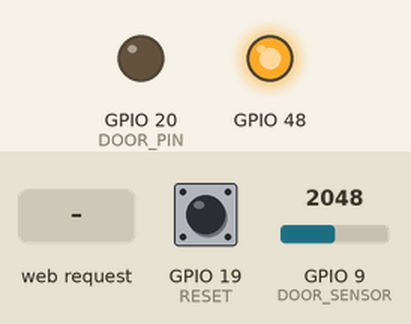
The sketch below on a simulated ESP32-S3. Parts: output pins drawn as LEDs (lit = HIGH). The inputs (shaded band) are chosen by the test bench; at power-on: GPIO 9 (DOOR_SENSOR) = 2048, GPIO 19 (RESET) HIGH. WiFi joins after 1.5 s; servers stay silent unless stated; uploads are accepted with an empty reply; what the sketch prints to the serial monitor is not drawn.

Above: at 2.4 s.
2.5 s: HTTP request GET /close received
At 3.1 s:
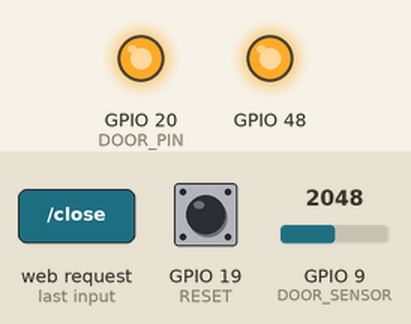
4.0 s: GPIO 9 (DOOR_SENSOR) set to 3471
7.0 s: GPIO 9 (DOOR_SENSOR) set to 3532
At 9.9 s:
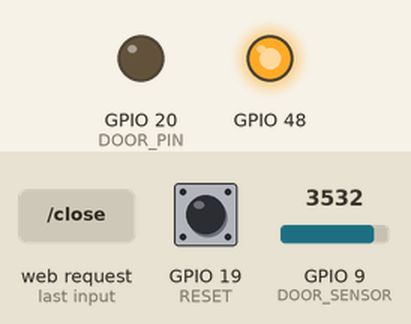
10.0 s: GPIO 19 (RESET) pulled LOW for 0.15 s
11.6 s: HTTP request GET /reset received
13.1 s: GPIO 9 (DOOR_SENSOR) set to 3460
At 15.0 s:
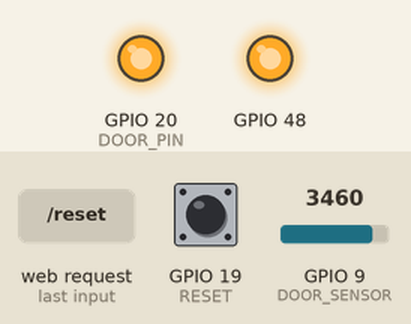
Timing chart, 0 to 16.1 s (numbered marks = the images above; inputs shaded):
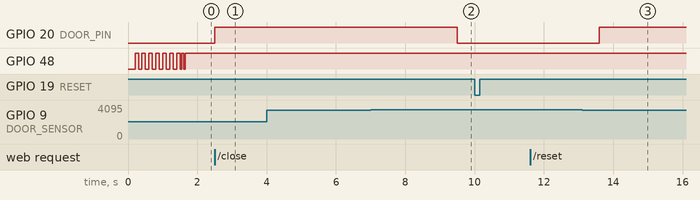

Measured:
- the behaviour switches between 3500 and 3501 on GPIO 9 (DOOR_SENSOR) (found by bisection; images 1 and 2)
- after the input at 2.5 s, GPIO 20 (DOOR_PIN): LOW → HIGH at once
- after the input at 4.0 s, every drawn part: stays the same
- after the input at 7.0 s, GPIO 20 (DOOR_PIN): HIGH → LOW after 2.5 s
- after the input at 10.0 s, every drawn part: stays the same
- after the input at 11.6 s, every drawn part: stays the same
- after the input at 13.1 s, GPIO 20 (DOOR_PIN): LOW → HIGH after 0.50 s
- by itself, GPIO 48: alternates HIGH for 0.10 s and LOW for 0.10 s, 17 changes in all, then stays HIGH

The sketch:

missiono2_esp32s3_doorlights.ino
```cpp
#include <ESPAsyncWebSrv.h>

#define DOOR_SENSOR 9
#define DOOR_PIN 20
#define RESET 19

// Load Wi-Fi library
#include <Arduino.h>
#include <WiFi.h>
#include <ArduinoHttpClient.h>

// Replace with your network credentials
const char* ssid = "Ozark Escape";
const char* password = "0zark3scap3";

// Set your Static IP address
// This is what is used to connect to it in ERM
// IMPORTANT: This must be unique or each arduino!
IPAddress local_IP(192, 168, 1, 102);

// Set your Gateway IP address
IPAddress gateway(192, 168, 1, 254);

IPAddress subnet(255, 255, 255, 0);
IPAddress primaryDNS(8, 8, 8, 8);    //optional
IPAddress secondaryDNS(8, 8, 4, 4);  //optional

char serverAddress[] = "192.168.0.11";  // hue bridge ip
int port = 80;
WiFiClient wifi;
HttpClient client = HttpClient(wifi, serverAddress, port); // hue connection
int status = WL_IDLE_STATUS;

// Set web server port number to 80
AsyncWebServer server(80);

bool allowedtoclose = false;
bool triggered = false;
void setup() {
  Serial.begin(115200);
  while (!Serial) {
  }
  Serial.println("Starting up...");
  pinMode(LED_BUILTIN, OUTPUT);
  pinMode(DOOR_PIN, OUTPUT);
  pinMode(DOOR_SENSOR, INPUT);
  pinMode(RESET, INPUT_PULLUP);

  server.on("/check", HTTP_GET, [](AsyncWebServerRequest *request){
    AsyncResponseStream *response = request->beginResponseStream("text/html");
    CheckPin(response, triggered);
    response->addHeader("Access-Control-Allow-Origin","*");
    request->send(response);
  });

  server.on("/open", HTTP_GET, [](AsyncWebServerRequest *request){
    AsyncResponseStream *response = request->beginResponseStream("text/html");
    digitalWrite(DOOR_PIN, LOW);
    response->addHeader("Access-Control-Allow-Origin","*");
    response->print("DOOR OPENED");
    request->send(response);
  });

  server.on("/close", HTTP_GET, [](AsyncWebServerRequest *request){
    AsyncResponseStream *response = request->beginResponseStream("text/html");
    CloseDoor();
    response->addHeader("Access-Control-Allow-Origin","*");
    response->print("DOOR CLOSED");
    request->send(response);
  });

  server.on("/reset", HTTP_GET, [](AsyncWebServerRequest *request){
    AsyncResponseStream *response = request->beginResponseStream("text/html");
    allowedtoclose = true;
    Serial.println("Remotely allowing door to close.");
    response->addHeader("Access-Control-Allow-Origin","*");
    response->print("Door lock reset");
    request->send(response);
  });

  server.on("/", HTTP_GET, [](AsyncWebServerRequest *request){
    AsyncResponseStream *response = request->beginResponseStream("text/html");
    GetMainMenu(response);
    request->send(response);
  });

  server.onNotFound([](AsyncWebServerRequest *request){
    AsyncResponseStream *response = request->beginResponseStream("text/html");
    GetMainMenu(response);
    request->send(response);
  });
}


void httpRequest(String type, String url, String body) {
  if (type == "post") {
    client.post(url, "application/x-www-form-urlencoded", body);
  } else if ( type == "put" ) {
    client.put(url, "application/x-www-form-urlencoded", body);
  }
  int statusCode = client.responseStatusCode();
  String response = client.responseBody();
  if ( statusCode == 200 ) {
    Serial.println("Http Request Succeeded 200");
  } else {
    Serial.print( type + " [" + url + "] Connection Failed. Code: ");
    Serial.println(statusCode);
  }
}

void ChangeLight(String lightNum, String Body) {
  httpRequest("put","/api/fnxBRnbmb9MwNOKZsvvJl7Ex-hphqPLX4k8mAqA0/lights/" + lightNum + "/state",Body);
}

int doordelay = 0;
bool triggeredonce = false;
void OpenDoor() {
  triggered = true;
  doordelay = millis() + 2000;
  Serial.println("Door Triggered Open!");
  //delay(1000);
  //ChangeLight("33","{\"on\":true,\"bri\":254,\"hue\":25000,\"sat\":140}");
  //ChangeLight("28","{\"on\":true,\"bri\":254,\"hue\":25000,\"sat\":140}");
  //delay(5000);
  //digitalWrite(DOOR_PIN, LOW);
}

void CloseDoor() {
  triggered = false;
  triggeredonce = false;
  Serial.println("Door Triggered Closed!");
  digitalWrite(DOOR_PIN, HIGH);
  ChangeLight("33","{\"on\":true,\"bri\":254,\"hue\":65535,\"sat\":254}");
  ChangeLight("28","{\"on\":true,\"bri\":254,\"hue\":65535,\"sat\":254}");
}

int valve_reading;
int hold = 0;
int lastRead = 0;
void loop() {
  if (WiFi.status() == WL_CONNECTED) {
    if (triggered && doordelay <= millis() && !triggeredonce) {
      digitalWrite(DOOR_PIN, LOW);
      ChangeLight("33","{\"on\":true,\"bri\":254,\"hue\":25000,\"sat\":140}");
      ChangeLight("28","{\"on\":true,\"bri\":254,\"hue\":25000,\"sat\":140}");
      triggeredonce = true;
    }
    valve_reading = analogRead(DOOR_SENSOR);
    //Serial.println(valve_reading);
    if (valve_reading > 3500 && !triggered) {
      if (hold <= millis()) {
        OpenDoor();
      }
    } else if (valve_reading < 3500 && triggered && allowedtoclose) {
      if (hold <= millis()) {
        allowedtoclose = false;
        CloseDoor();
      }
    } else {
      hold = millis() + 500;
    }
    if (digitalRead(RESET) == LOW) {
      Serial.println("Magnet resetting, allowing to close.");
      allowedtoclose = true;
    }
  } else {
    attemptWifiConnection();
  }
  delay(20);
}

void CheckPin(AsyncResponseStream *response, bool changed) {
  String status = (changed) ? "triggered" : "not triggered";
  response->print(status);
}

void GetMainMenu(AsyncResponseStream *response) {
  //Serial.println("Polled.");
  response->print("<!DOCTYPE HTML>");
  response->print("<html>");
  response->print("<head>");
  response->print("<style>");
  response->print("body { background-color: #111111; font-family:Roboto }");
  response->print("h1 { color: #ffffff; }");
  response->print("h3 { color: #999999; }");
  response->print("</style>");
  response->print("</head>");
  response->print("<body {background-color: #111111;}>");
  response->print("<img src='https://static.wixstatic.com/media/6e6fcf_230f10c631da4717a2d87b0e96cd93f9~mv2_d_8001_4178_s_4_2.png/v1/crop/x_2,y_943,w_7999,h_2240/fill/w_489,h_137,al_c,q_85,usm_0.66_1.00_0.01,enc_auto/OE8_Primrary2_White.png' alt='Wix.com'>");
  response->print("<h1>Arduino to Escape Room Master</h1>");
  response->print("<h1>By Ryan</h1>");
  response->print("<h3>I'm working just fine.</h3>");
  response->print("<h3>Mission 02 Sliding Door.</h3>");
  response->print("<h3>/open - opens door</h3>");
  response->print("<h3>/close - closes door</h3>");
  response->print("<h3>/reset - allows door to close</h3>");
  response->print("<h3>/check - checks if door opened</h3>");
  response->print("</body>");
  response->print("</html>");
}

void attemptWifiConnection() {
    // Configures static IP address
  if (!WiFi.config(local_IP, gateway, subnet, primaryDNS, secondaryDNS)) {
    Serial.println("STA Failed to configure, DHCP error! Using random assigned IP!");
    Serial.println("Please update router settings to allow DHCP and static IP.");
  }

  // Connect to Wi-Fi network with SSID and password
  Serial.print("\n\n\nConnecting to ");
  Serial.println(ssid);
  WiFi.mode(WIFI_STA);
  WiFi.setSleep(WIFI_PS_NONE);
  WiFi.begin(ssid, password);
  bool blink = false;
  int timeout = millis() + 10000;
  while ( !(WiFi.status() == WL_CONNECTED || timeout < millis() ) ) {
    delay(100);  // LED BLINKS WHEN TRYING TO CONNECT
    if (blink) {
      digitalWrite(LED_BUILTIN, HIGH);
      blink = false;
    } else {
      digitalWrite(LED_BUILTIN, LOW);
      blink = true;
    }
    Serial.print(".");
  }
  // Print local IP address and start web server
  if (WiFi.status() != WL_CONNECTED) {
    Serial.println("");
    Serial.println("WiFi Failed to connect. Retrying.");
  } else {
    Serial.println("");
    Serial.println("WiFi connected.");
    Serial.println("IP address: ");
    Serial.println(WiFi.localIP());
    server.begin();
    // BLINK A FEW TIMES FAST TO SIGNIFIY INITIALIZATION COMPLETE
    digitalWrite(LED_BUILTIN, LOW);
    delay(50);
    digitalWrite(LED_BUILTIN, HIGH);
    delay(50);
    digitalWrite(LED_BUILTIN, LOW);
    delay(50);
    digitalWrite(LED_BUILTIN, HIGH);
  }
}

void runWifiLoop() {
  if (WiFi.status() == WL_CONNECTED) {
    //listenForWifiClients();
  } else {
    attemptWifiConnection();
  }
}
```
